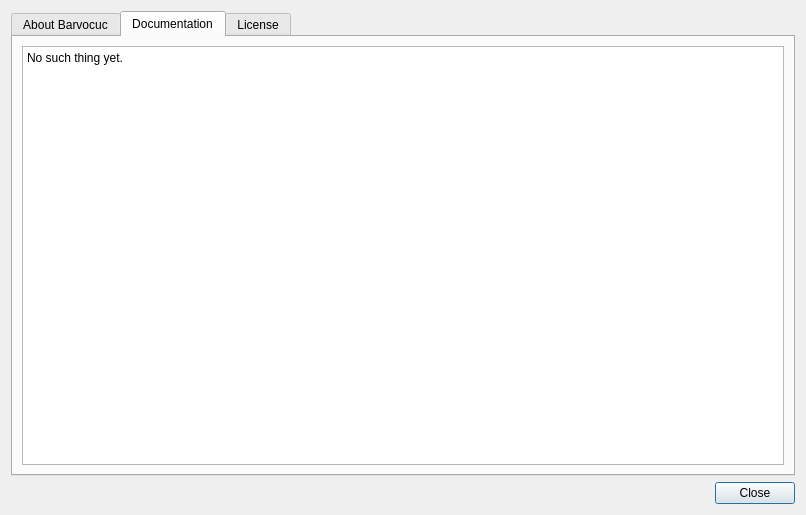
<?xml version="1.0" encoding="UTF-8"?>
<ui version="4.0">
 <class>AboutDialog</class>
 <widget class="QDialog" name="AboutDialog">
  <property name="geometry">
   <rect>
    <x>0</x>
    <y>0</y>
    <width>806</width>
    <height>515</height>
   </rect>
  </property>
  <property name="windowTitle">
   <string>About Barvocuc</string>
  </property>
  <layout class="QVBoxLayout" name="verticalLayout">
   <item>
    <widget class="QTabWidget" name="tabWidget">
     <property name="currentIndex">
      <number>1</number>
     </property>
     <widget class="QWidget" name="tab">
      <attribute name="title">
       <string>About Barvocuc</string>
      </attribute>
      <layout class="QVBoxLayout" name="verticalLayout_2">
       <item>
        <spacer name="verticalSpacer_3">
         <property name="orientation">
          <enum>Qt::Vertical</enum>
         </property>
         <property name="sizeHint" stdset="0">
          <size>
           <width>20</width>
           <height>97</height>
          </size>
         </property>
        </spacer>
       </item>
       <item>
        <widget class="QLabel" name="label">
         <property name="font">
          <font>
           <pointsize>30</pointsize>
          </font>
         </property>
         <property name="text">
          <string>Barvocuc 2.0</string>
         </property>
         <property name="alignment">
          <set>Qt::AlignCenter</set>
         </property>
        </widget>
       </item>
       <item>
        <widget class="QLabel" name="label_3">
         <property name="text">
          <string>Software for Color Image Analysis</string>
         </property>
         <property name="alignment">
          <set>Qt::AlignCenter</set>
         </property>
         <property name="wordWrap">
          <bool>true</bool>
         </property>
        </widget>
       </item>
       <item>
        <spacer name="verticalSpacer_2">
         <property name="orientation">
          <enum>Qt::Vertical</enum>
         </property>
         <property name="sizeHint" stdset="0">
          <size>
           <width>20</width>
           <height>96</height>
          </size>
         </property>
        </spacer>
       </item>
       <item>
        <widget class="QLabel" name="label_2">
         <property name="text">
          <string>© 2010,2011,2012,2016 Petr Viktorin</string>
         </property>
         <property name="alignment">
          <set>Qt::AlignCenter</set>
         </property>
        </widget>
       </item>
       <item>
        <widget class="QLabel" name="label_4">
         <property name="text">
          <string>Licensed under the GNU GPL 3.0</string>
         </property>
         <property name="alignment">
          <set>Qt::AlignCenter</set>
         </property>
        </widget>
       </item>
       <item>
        <spacer name="verticalSpacer">
         <property name="orientation">
          <enum>Qt::Vertical</enum>
         </property>
         <property name="sizeHint" stdset="0">
          <size>
           <width>20</width>
           <height>97</height>
          </size>
         </property>
        </spacer>
       </item>
      </layout>
     </widget>
     <widget class="QWidget" name="tab_3">
      <attribute name="title">
       <string>Documentation</string>
      </attribute>
      <layout class="QVBoxLayout" name="verticalLayout_4">
       <item>
        <widget class="QTextBrowser" name="textDocumentation">
         <property name="html">
          <string>&lt;!DOCTYPE HTML PUBLIC &quot;-//W3C//DTD HTML 4.0//EN&quot; &quot;http://www.w3.org/TR/REC-html40/strict.dtd&quot;&gt;
&lt;html&gt;&lt;head&gt;&lt;meta name=&quot;qrichtext&quot; content=&quot;1&quot; /&gt;&lt;style type=&quot;text/css&quot;&gt;
p, li { white-space: pre-wrap; }
&lt;/style&gt;&lt;/head&gt;&lt;body style=&quot; font-family:'Sans Serif'; font-size:9pt; font-weight:400; font-style:normal;&quot;&gt;
&lt;p style=&quot; margin-top:0px; margin-bottom:0px; margin-left:0px; margin-right:0px; -qt-block-indent:0; text-indent:0px;&quot;&gt;No such thing yet.&lt;/p&gt;&lt;/body&gt;&lt;/html&gt;</string>
         </property>
        </widget>
       </item>
      </layout>
     </widget>
     <widget class="QWidget" name="tab_2">
      <attribute name="title">
       <string>License</string>
      </attribute>
      <layout class="QVBoxLayout" name="verticalLayout_3">
       <item>
        <widget class="QTextBrowser" name="textLicense"/>
       </item>
      </layout>
     </widget>
    </widget>
   </item>
   <item>
    <widget class="QDialogButtonBox" name="buttonBox">
     <property name="orientation">
      <enum>Qt::Horizontal</enum>
     </property>
     <property name="standardButtons">
      <set>QDialogButtonBox::Close</set>
     </property>
    </widget>
   </item>
  </layout>
 </widget>
 <resources/>
 <connections>
  <connection>
   <sender>buttonBox</sender>
   <signal>accepted()</signal>
   <receiver>AboutDialog</receiver>
   <slot>accept()</slot>
   <hints>
    <hint type="sourcelabel">
     <x>248</x>
     <y>254</y>
    </hint>
    <hint type="destinationlabel">
     <x>157</x>
     <y>274</y>
    </hint>
   </hints>
  </connection>
  <connection>
   <sender>buttonBox</sender>
   <signal>rejected()</signal>
   <receiver>AboutDialog</receiver>
   <slot>reject()</slot>
   <hints>
    <hint type="sourcelabel">
     <x>316</x>
     <y>260</y>
    </hint>
    <hint type="destinationlabel">
     <x>286</x>
     <y>274</y>
    </hint>
   </hints>
  </connection>
 </connections>
</ui>
